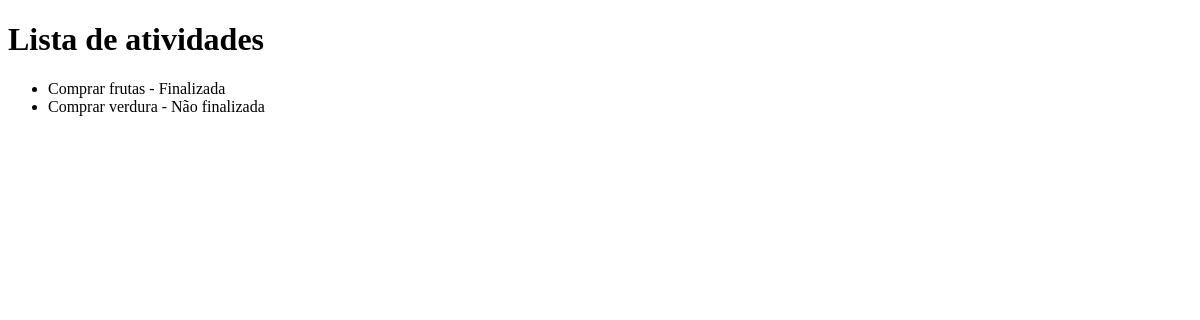
Before: / with the older database file.
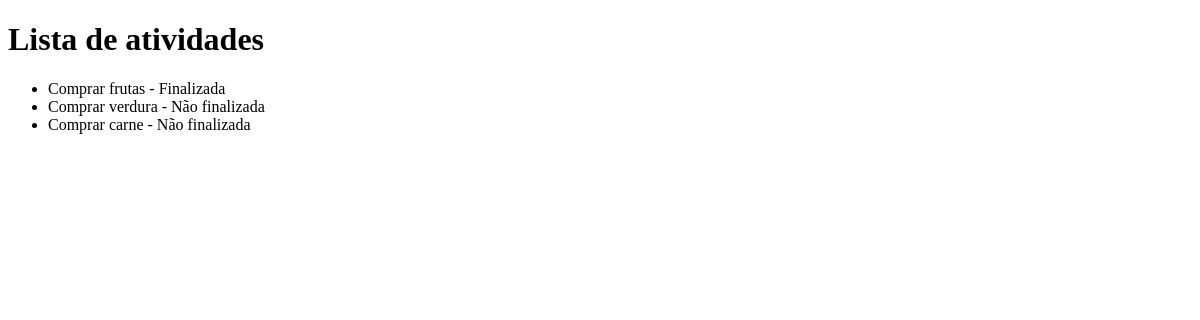
After: the same page with the newer database file.
### listadeatividades/models.py (models this page shows, shortened)
class Atividade(models.Model):
    titulo = models.CharField(max_length=100)
    finalizado = models.BooleanField(default=False)

### listadeatividades/views.py (the view)
# urls.py: path('', views.lista_de_atividades, name='lista_de_atividades'),
def lista_de_atividades(request):
    atividades = Atividade.objects.all()
    return render(request, 'index.html', {'atividades': atividades})

### listadeatividades/templates/index.html (shortened to what this page needs)
<!DOCTYPE html>
<html>
<head>
</head>
<body>
    <h1>Lista de atividades</h1>
    <ul>
        {% for atividade in atividades %}
            <li>
                {{ atividade.titulo }} - {% if atividade.finalizado %}Finalizada{% else %}Não finalizada{% endif %}
            </li>
        {% endfor %}
    </ul>
</body>
</html>

Changed rows visible on the page:
added Atividade: titulo "Comprar carne", finalizado "Não finalizada"
